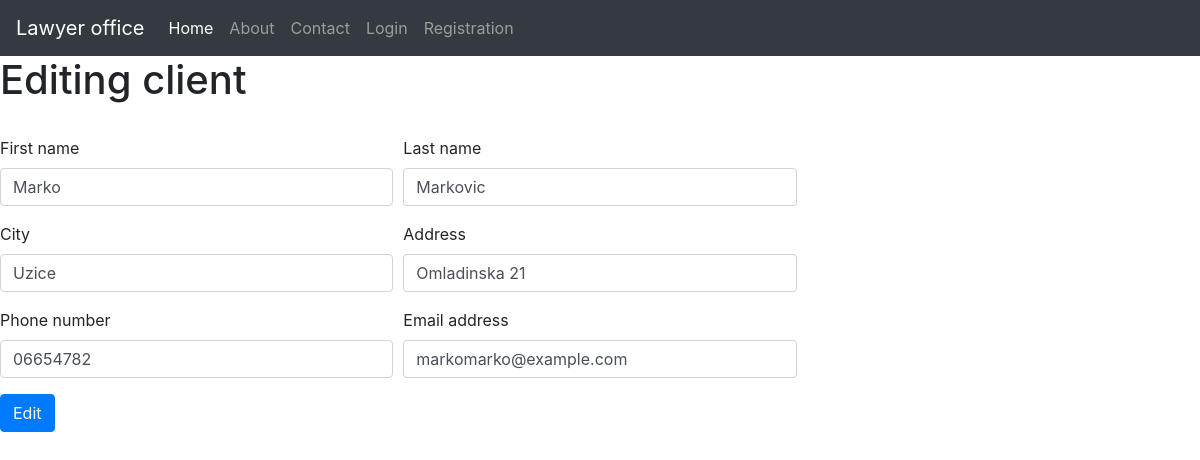
Page /edit/1 on the earlier database version.
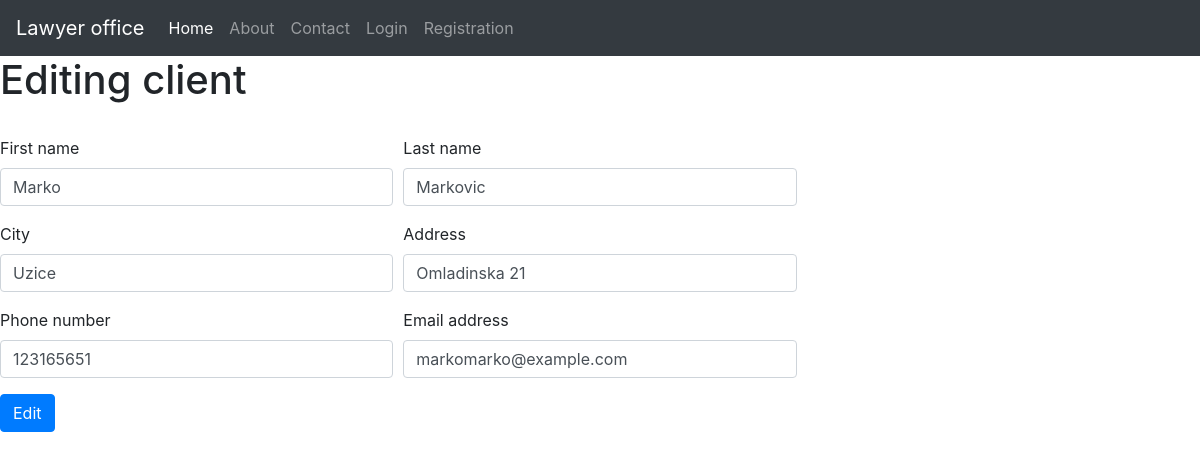
Same page on the later database version.
### blog/models.py (models this page shows)
class Client(db.Model):
    id = db.Column(db.Integer, primary_key=True)
    first_name = db.Column(db.String(250), nullable=False)
    last_name = db.Column(db.String(250), nullable=False)
    city = db.Column(db.String(50), nullable=False)
    address = db.Column(db.String(50), nullable=False)
    phone = db.Column(db.String(50), nullable=False)
    mail = db.Column(db.String(50))
    user_id = db.Column(db.Integer, db.ForeignKey('user.id'), nullable=False)
    judgments = db.relationship('Judgment', backref='judgments')

### client/routes.py (the view)
@client.route("/edit/<int:client_id>", methods=['GET', 'POST'])
def edit(client_id):
    client = Client.query.get_or_404(client_id)
    form = AddClient()
    if form.validate_on_submit():
        client.first_name = form.f_name.data
        client.last_name = form.l_name.data
        client.city = form.city.data
        client.address = form.address.data
        client.phone = form.phone.data
        client.mail = form.mail.data
        print(form.address.data)
        db.session.commit()
        return redirect(url_for('client.all_client'))
    elif request.method == 'GET':
        form.f_name.data = client.first_name
        form.l_name.data = client.last_name
        form.city.data = client.city
        form.address.data = client.address
        form.phone.data = client.phone
        form.mail.data = client.mail
    return render_template("edit.html", form=form, title="Edit client", client=client)

### client/forms.py
class AddClient(FlaskForm):
    f_name = StringField("First name", validators=[DataRequired()])
    l_name = StringField("Last name", validators=[DataRequired()])
    city = StringField("City", validators=[DataRequired()])
    address = StringField("Address", validators=[DataRequired()])
    phone = StringField("Phone number", validators=[DataRequired()])
    mail = StringField("Email", validators=[DataRequired(), Email()])
    submit = SubmitField("Add client")

### blog/templates/edit.html (shortened to what this page needs)
{% extends 'base.html' %}
{% block content %}
<h1>Editing client</h1>
<br>
<form action="" method="POST">
    <div class="form-row">
        <div class="form-group col-md-4">
            <label for="inputFName">First name</label>
            <input type="fname" class="form-control" id="inputFName" name="f_name" value="{{client.first_name}}">
        </div>
        <div class="form-group col-md-4">
            <label for="inputLName">Last name</label>
            <input type="lname" class="form-control" id="inputLName" name="l_name" value="{{client.last_name}}">
        </div>
    </div>
    <div class="form-row">
        <div class="form-group col-md-4">
            <label for="inputCity">City</label>
            <input type="city" class="form-control" id="inputCity" name="city" value="{{client.city}}">
        </div>
        <div class="form-group col-md-4">
            <label for="inputAddress">Address</label>
            <input type="address" class="form-control" id="inputAddress" name="address"  value="{{client.address}}">
        </div>
    </div>
    <div class="form-row">
        <div class="form-group col-md-4">
            <label for="inputPhone">Phone number</label>
            <input type="number" class="form-control" id="inputPhone" name="phone" value="{{client.phone}}">
        </div>
        <div class="form-group col-md-4">
            <label for="inputMail">Email address</label>
            <input type="eaddress" class="form-control" id="inputMail" name="mail" value="{{client.mail}}">
        </div>
    </div>
    <button type="submit" class="btn btn-primary">Edit</button>
</form>
{% endblock %}

Differences in the rows shown:
changed Client "Marko": phone "06654782" → "123165651"
